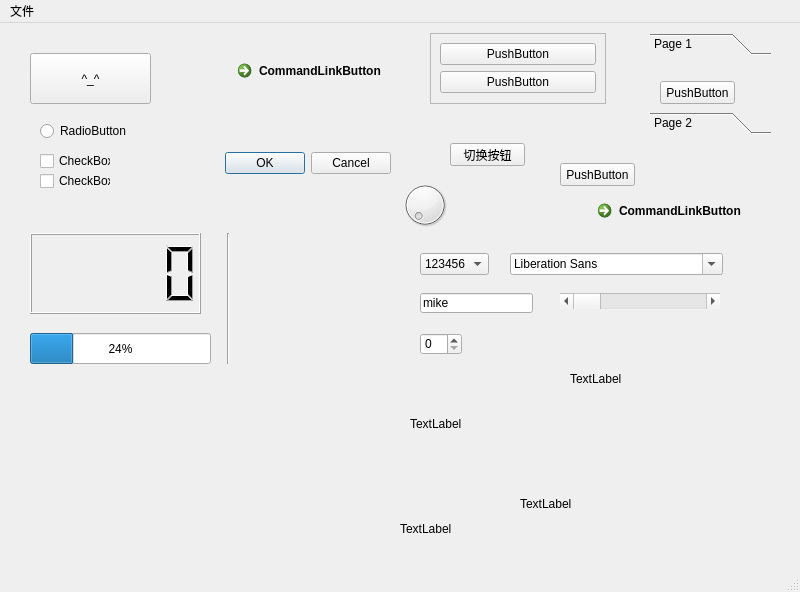
<?xml version="1.0" encoding="UTF-8"?>
<ui version="4.0">
 <class>MainWindow</class>
 <widget class="QMainWindow" name="MainWindow">
  <property name="geometry">
   <rect>
    <x>0</x>
    <y>0</y>
    <width>800</width>
    <height>592</height>
   </rect>
  </property>
  <property name="windowTitle">
   <string>MainWindow</string>
  </property>
  <widget class="QWidget" name="centralwidget">
   <widget class="QPushButton" name="mybutton">
    <property name="geometry">
     <rect>
      <x>30</x>
      <y>30</y>
      <width>121</width>
      <height>51</height>
     </rect>
    </property>
    <property name="text">
     <string>^_^</string>
    </property>
   </widget>
   <widget class="QRadioButton" name="radioButton">
    <property name="geometry">
     <rect>
      <x>40</x>
      <y>100</y>
      <width>89</width>
      <height>16</height>
     </rect>
    </property>
    <property name="text">
     <string>RadioButton</string>
    </property>
   </widget>
   <widget class="QCheckBox" name="checkBox">
    <property name="geometry">
     <rect>
      <x>40</x>
      <y>130</y>
      <width>71</width>
      <height>16</height>
     </rect>
    </property>
    <property name="text">
     <string>CheckBox</string>
    </property>
   </widget>
   <widget class="QCheckBox" name="checkBox_2">
    <property name="geometry">
     <rect>
      <x>40</x>
      <y>150</y>
      <width>71</width>
      <height>16</height>
     </rect>
    </property>
    <property name="text">
     <string>CheckBox</string>
    </property>
   </widget>
   <widget class="QCommandLinkButton" name="commandLinkButton">
    <property name="geometry">
     <rect>
      <x>230</x>
      <y>30</y>
      <width>172</width>
      <height>41</height>
     </rect>
    </property>
    <property name="text">
     <string>CommandLinkButton</string>
    </property>
   </widget>
   <widget class="QDialogButtonBox" name="buttonBox">
    <property name="geometry">
     <rect>
      <x>220</x>
      <y>120</y>
      <width>171</width>
      <height>41</height>
     </rect>
    </property>
    <property name="standardButtons">
     <set>QDialogButtonBox::Cancel|QDialogButtonBox::Ok</set>
    </property>
   </widget>
   <widget class="QScrollArea" name="scrollArea">
    <property name="geometry">
     <rect>
      <x>430</x>
      <y>10</y>
      <width>176</width>
      <height>71</height>
     </rect>
    </property>
    <property name="widgetResizable">
     <bool>true</bool>
    </property>
    <widget class="QWidget" name="scrollAreaWidgetContents">
     <property name="geometry">
      <rect>
       <x>0</x>
       <y>0</y>
       <width>157</width>
       <height>70</height>
      </rect>
     </property>
     <layout class="QVBoxLayout" name="verticalLayout">
      <item>
       <widget class="QPushButton" name="pushButton_2">
        <property name="text">
         <string>PushButton</string>
        </property>
       </widget>
      </item>
      <item>
       <widget class="QPushButton" name="pushButton">
        <property name="text">
         <string>PushButton</string>
        </property>
       </widget>
      </item>
     </layout>
    </widget>
   </widget>
   <widget class="QToolBox" name="toolBox">
    <property name="geometry">
     <rect>
      <x>650</x>
      <y>10</y>
      <width>121</width>
      <height>101</height>
     </rect>
    </property>
    <property name="currentIndex">
     <number>0</number>
    </property>
    <widget class="QWidget" name="page">
     <property name="geometry">
      <rect>
       <x>0</x>
       <y>0</y>
       <width>121</width>
       <height>49</height>
      </rect>
     </property>
     <attribute name="label">
      <string>Page 1</string>
     </attribute>
     <widget class="QPushButton" name="pushButton_3">
      <property name="geometry">
       <rect>
        <x>10</x>
        <y>20</y>
        <width>75</width>
        <height>23</height>
       </rect>
      </property>
      <property name="text">
       <string>PushButton</string>
      </property>
     </widget>
    </widget>
    <widget class="QWidget" name="page_2">
     <property name="geometry">
      <rect>
       <x>0</x>
       <y>0</y>
       <width>121</width>
       <height>49</height>
      </rect>
     </property>
     <attribute name="label">
      <string>Page 2</string>
     </attribute>
     <widget class="QCommandLinkButton" name="commandLinkButton_2">
      <property name="geometry">
       <rect>
        <x>10</x>
        <y>30</y>
        <width>91</width>
        <height>41</height>
       </rect>
      </property>
      <property name="text">
       <string>CommandLinkButton</string>
      </property>
     </widget>
    </widget>
   </widget>
   <widget class="QStackedWidget" name="stackedWidget">
    <property name="geometry">
     <rect>
      <x>540</x>
      <y>120</y>
      <width>251</width>
      <height>91</height>
     </rect>
    </property>
    <property name="currentIndex">
     <number>0</number>
    </property>
    <widget class="QWidget" name="page_3">
     <widget class="QCommandLinkButton" name="commandLinkButton_3">
      <property name="geometry">
       <rect>
        <x>50</x>
        <y>50</y>
        <width>172</width>
        <height>41</height>
       </rect>
      </property>
      <property name="text">
       <string>CommandLinkButton</string>
      </property>
     </widget>
     <widget class="QPushButton" name="pushButton_7">
      <property name="geometry">
       <rect>
        <x>20</x>
        <y>20</y>
        <width>75</width>
        <height>23</height>
       </rect>
      </property>
      <property name="text">
       <string>PushButton</string>
      </property>
     </widget>
    </widget>
    <widget class="QWidget" name="page_6">
     <widget class="QRadioButton" name="radioButton_2">
      <property name="geometry">
       <rect>
        <x>70</x>
        <y>50</y>
        <width>89</width>
        <height>16</height>
       </rect>
      </property>
      <property name="text">
       <string>RadioButton</string>
      </property>
     </widget>
    </widget>
    <widget class="QWidget" name="page_4">
     <widget class="QPushButton" name="pushButton_4">
      <property name="geometry">
       <rect>
        <x>20</x>
        <y>30</y>
        <width>75</width>
        <height>23</height>
       </rect>
      </property>
      <property name="text">
       <string>PushButton</string>
      </property>
     </widget>
    </widget>
    <widget class="QWidget" name="page_5">
     <widget class="QPushButton" name="pushButton_5">
      <property name="geometry">
       <rect>
        <x>70</x>
        <y>30</y>
        <width>75</width>
        <height>23</height>
       </rect>
      </property>
      <property name="text">
       <string>PushButton</string>
      </property>
     </widget>
     <widget class="QPushButton" name="pushButton_6">
      <property name="geometry">
       <rect>
        <x>80</x>
        <y>90</y>
        <width>75</width>
        <height>23</height>
       </rect>
      </property>
      <property name="text">
       <string>PushButton</string>
      </property>
     </widget>
    </widget>
   </widget>
   <widget class="QPushButton" name="pushButton_8">
    <property name="geometry">
     <rect>
      <x>450</x>
      <y>120</y>
      <width>75</width>
      <height>23</height>
     </rect>
    </property>
    <property name="text">
     <string>切换按钮</string>
    </property>
   </widget>
   <widget class="QComboBox" name="comboBox">
    <property name="geometry">
     <rect>
      <x>420</x>
      <y>230</y>
      <width>69</width>
      <height>22</height>
     </rect>
    </property>
    <item>
     <property name="text">
      <string>123456</string>
     </property>
    </item>
    <item>
     <property name="text">
      <string>abcdef</string>
     </property>
    </item>
   </widget>
   <widget class="QFontComboBox" name="fontComboBox">
    <property name="geometry">
     <rect>
      <x>510</x>
      <y>230</y>
      <width>213</width>
      <height>22</height>
     </rect>
    </property>
   </widget>
   <widget class="QLineEdit" name="lineEdit">
    <property name="geometry">
     <rect>
      <x>420</x>
      <y>270</y>
      <width>113</width>
      <height>20</height>
     </rect>
    </property>
    <property name="text">
     <string>mike</string>
    </property>
   </widget>
   <widget class="QSpinBox" name="spinBox">
    <property name="geometry">
     <rect>
      <x>420</x>
      <y>310</y>
      <width>42</width>
      <height>22</height>
     </rect>
    </property>
   </widget>
   <widget class="QDial" name="dial">
    <property name="geometry">
     <rect>
      <x>400</x>
      <y>150</y>
      <width>50</width>
      <height>64</height>
     </rect>
    </property>
   </widget>
   <widget class="QScrollBar" name="horizontalScrollBar">
    <property name="geometry">
     <rect>
      <x>560</x>
      <y>270</y>
      <width>160</width>
      <height>16</height>
     </rect>
    </property>
    <property name="orientation">
     <enum>Qt::Horizontal</enum>
    </property>
   </widget>
   <widget class="QLabel" name="labelText">
    <property name="geometry">
     <rect>
      <x>410</x>
      <y>350</y>
      <width>111</width>
      <height>101</height>
     </rect>
    </property>
    <property name="text">
     <string>TextLabel</string>
    </property>
   </widget>
   <widget class="QLabel" name="labelImage">
    <property name="geometry">
     <rect>
      <x>570</x>
      <y>300</y>
      <width>131</width>
      <height>111</height>
     </rect>
    </property>
    <property name="text">
     <string>TextLabel</string>
    </property>
    <property name="scaledContents">
     <bool>false</bool>
    </property>
   </widget>
   <widget class="QLabel" name="labelGif">
    <property name="geometry">
     <rect>
      <x>520</x>
      <y>420</y>
      <width>171</width>
      <height>121</height>
     </rect>
    </property>
    <property name="text">
     <string>TextLabel</string>
    </property>
   </widget>
   <widget class="QLabel" name="labelUrl">
    <property name="geometry">
     <rect>
      <x>400</x>
      <y>490</y>
      <width>231</width>
      <height>31</height>
     </rect>
    </property>
    <property name="text">
     <string>TextLabel</string>
    </property>
   </widget>
   <widget class="QLCDNumber" name="lcdNumber">
    <property name="geometry">
     <rect>
      <x>30</x>
      <y>210</y>
      <width>171</width>
      <height>81</height>
     </rect>
    </property>
   </widget>
   <widget class="QProgressBar" name="progressBar">
    <property name="geometry">
     <rect>
      <x>30</x>
      <y>310</y>
      <width>181</width>
      <height>31</height>
     </rect>
    </property>
    <property name="value">
     <number>24</number>
    </property>
   </widget>
   <widget class="Line" name="line">
    <property name="geometry">
     <rect>
      <x>220</x>
      <y>210</y>
      <width>16</width>
      <height>131</height>
     </rect>
    </property>
    <property name="orientation">
     <enum>Qt::Vertical</enum>
    </property>
   </widget>
  </widget>
  <widget class="QMenuBar" name="menubar">
   <property name="geometry">
    <rect>
     <x>0</x>
     <y>0</y>
     <width>800</width>
     <height>23</height>
    </rect>
   </property>
   <widget class="QMenu" name="menu">
    <property name="title">
     <string>文件</string>
    </property>
    <addaction name="actionopen"/>
    <addaction name="actionsave"/>
   </widget>
   <addaction name="menu"/>
  </widget>
  <widget class="QStatusBar" name="statusbar"/>
  <action name="actionopen">
   <property name="text">
    <string>open</string>
   </property>
  </action>
  <action name="actionsave">
   <property name="text">
    <string>save</string>
   </property>
  </action>
 </widget>
 <resources/>
 <connections>
  <connection>
   <sender>mybutton</sender>
   <signal>clicked()</signal>
   <receiver>MainWindow</receiver>
   <slot>close()</slot>
   <hints>
    <hint type="sourcelabel">
     <x>100</x>
     <y>148</y>
    </hint>
    <hint type="destinationlabel">
     <x>399</x>
     <y>295</y>
    </hint>
   </hints>
  </connection>
 </connections>
</ui>
